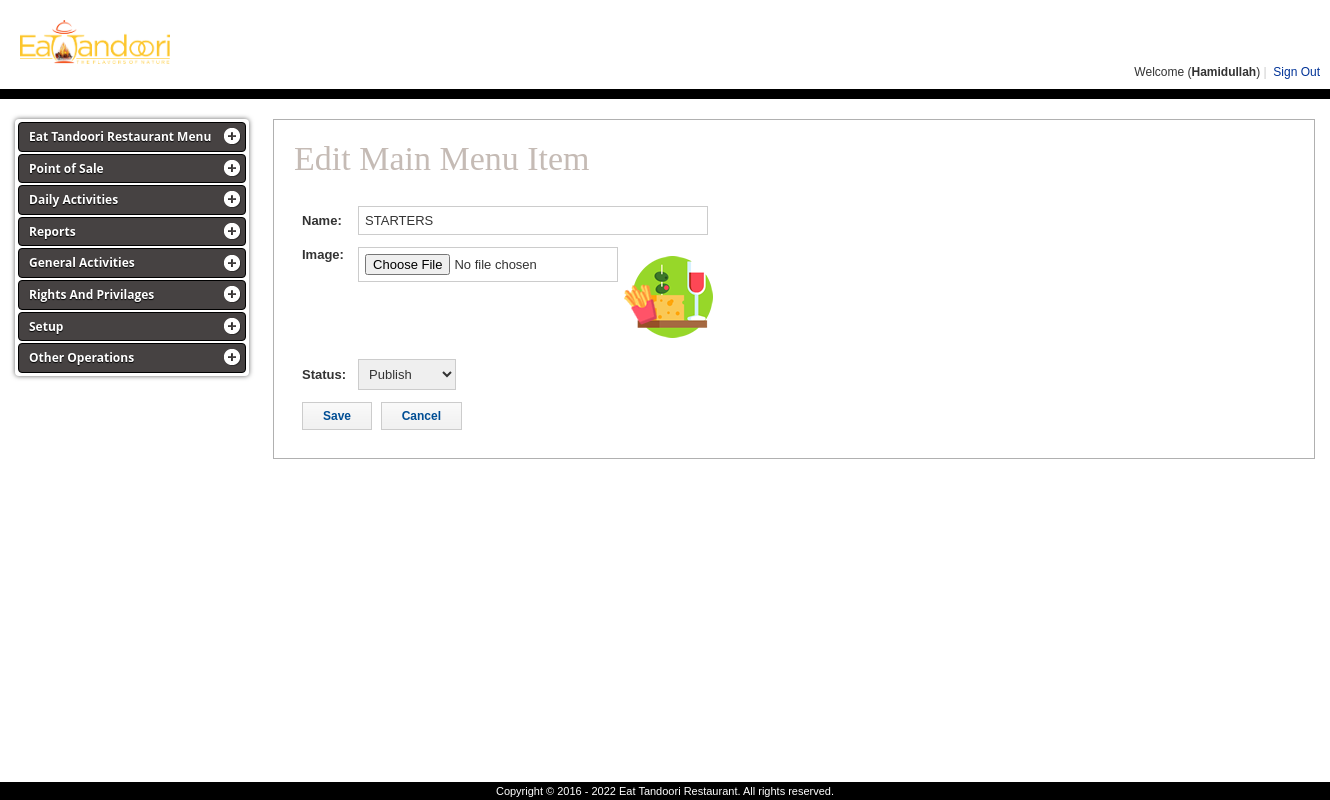
Screenshot of /edit_items.php?id=1 (signed in) with the database file from the repository.
### tables this page shows
CREATE TABLE `items` (
  `item_id` int(11) NOT NULL,
  `item_name` varchar(50) NOT NULL,
  `item_image` varchar(100) NOT NULL,
  `item_status` int(1) NOT NULL DEFAULT '1'
);

### Connections/cn.php (called while the page is built, shortened)
<?php
$org_name="Eat Tandoori Restaurant";
?>

### edit_items.php (the view, shortened to what this page needs)
<?php
include('Connections/cn.php');
require_once('sessions/mysessionscript.php');
$mgtId = $_GET['id'];
$mgtQry = mysqli_query($cn, "select * from items where item_id = '$mgtId'");
while($mgtRow=mysqli_fetch_array($mgtQry))
{
?>
<!DOCTYPE html PUBLIC "-//W3C//DTD XHTML 1.0 Transitional//EN" "http://www.w3.org/TR/xhtml1/DTD/xhtml1-transitional.dtd">
<html xmlns="http://www.w3.org/1999/xhtml">
<head>
    <link href="css/styles.css" type="text/css" rel="stylesheet" />
    <link href="css/jquery-ui.css" type="text/css" rel="stylesheet" />
</head>
<body>
<?php include 'include/header.php' ?>
<div class="admin-greyBg">
    <div class="admin-wrapper">
        <div id="admin-leftNav" class="admin-fLeft">
            <?php include 'include/left_nav.php' ?>
        </div>
        <div id="admin-body" class="admin-fRight">
            <h1>Edit Main Menu Item </h1>
            <form action="edit_items_confirm.php?id=<?php echo $_GET['id']; ?>" method="post" enctype="multipart/form-data" style="margin:0; padding:0;">
                <table border="0" cellspacing="4" cellpadding="4">
                    <tr>
                        <td><strong>Name:</strong></td>
                        <td><input type="text" name="name" id="date" class="admin-inputBox" size="40" value="<?php echo $mgtRow['item_name']; ?>" onkeypress="return validateQty(event);" /></td>
                    </tr>
                    <tr>
                        <td align="left" valign="top"><strong>Image:</strong></td>
                        <td><input type="file" name="file" class="admin-inputBox" accept="image/x-png, image/gif, image/jpeg/"/>
                            <img src="images/items/<?php echo $mgtRow['item_image']; ?>" height="100"  align="right"/></td>
                    </tr>
                    <tr>
                        <td><strong>Status:</strong></td>
                        <td><select name="status" id="status" class="admin-inputBox">
                                <?php
                                if ($mgtRow['item_status']==1)
                                {
                                    ?>
                                    <option value="1" selected="selected">Publish</option>
                                    <?php
                                }
                                ?>
                            </select></td>
                    </tr>
                    <tr>
                        <td colspan="2">
                            <input type="submit" id="submit" class="admin-button" value="Save" />
                            <input type="button" class="admin-button" value="Cancel" onclick="javascript:history.back(1);" />				</td>
                    </tr>
                </table>
            </form>
        </div>
        <br clear="all" />
    </div>
</div>
<?php include 'include/footer.php' ?>
<?php } ?>
</body>
</html>

### include/header.php (shortened to what this page needs)
<div class="admin-header">
	<div class="admin-wrapper">
    	<div class="admin-logo admin-fLeft" style="font-size:38px;">
	<a href="cms.php?mon=<?=Date('m')?>"><img src="images/logo - small.png" width="150"/></a>
		</div>
    	<div class="admin-wcMsg admin-fRight">Welcome (<strong><?php echo $_SESSION['sname']?></strong>)&nbsp;<span>|</span>&nbsp; <a href="logout.php">Sign Out</a></div>
        <br clear="all" />
	</div>
</div>
<div class="admin-blueStrip">&nbsp;</div>

### include/left_nav.php (shortened to what this page needs)
<?php
    $sqlRights = "SELECT
                a.file_name,a.function_name,a.menu_name,a.target,a.menu_head
                FROM
                res_functions a,
                staff_priv b
                WHERE
                a.function_code = b.function_code
                and b.sid = '".$_SESSION['sid']."' order by a.srno asc";
    $result = mysqli_query($cn, $sqlRights);
    $rightsArr = array();
    while($rightsData = mysqli_fetch_assoc($result)){
            $rightsArr[] = $rightsData;
    }
    $finalArr = array();
    foreach($rightsArr as $key => $arr)
        $finalArr[$arr['menu_head']][] = $arr;
?>
<div id="cssmenu">
    <ul>
        <li class="has-sub">
            <a href="#">
                <span><?=$org_name?> Menu</span>
            </a>
        </li>
        <?php
        foreach($finalArr as $key => $arr){
        ?>
        <li class="has-sub">
            <a href="#">
                <span><?=$key?></span>
            </a>
        </li>
        <?php
        }
        ?>
        <li class="has-sub">
            <a href="#">
                <span>Other Operations</span>
            </a>
        </li>
    </ul>
</div>

### include/footer.php
<div class="admin-footer">
	<div class="admin-wrapper">
    	Copyright © 2016 - <?=date('Y')?> <?=$org_name?>. All rights reserved.
	</div>
</div>

### css/styles.css (style rules this page uses)
body { margin:0; padding:0; font-family:Tahoma, Verdana, Arial, Helvetica, sans-serif; font-size:13px; color:#333333; }
.admin-greyBg { background-color:#FFFFFF; padding-bottom:20px; padding-top:20px; }
.admin-blueStrip { display:block; height:10px; background-color:black; }
.admin-wrapper { display:block; width:1300px; margin-left:auto; margin-right:auto; }
a { color:#333333; text-decoration:none; }
.admin-header { display:block; background-color:#FFF; padding:20px 20px 10px 20px; }
.admin-logo { display:block; padding:0 0 0 0; margin:0 0 0 0; font-size:44px; font-weight:normal; font-family:"Times New Roman", Times, serif; color:#C5BBB5; }
.admin-wcMsg { display:block; text-transform:capitalize; padding:45px 0 0 0; margin:0 0 0 0; font-size:12px; font-weight:normal; text-align:right; }
.admin-wcMsg span { color:#CCCCCC; }
.admin-wcMsg a { text-decoration:none; color:#003397; }
.admin-fLeft { float:left; }
.admin-fRight { float:right; }
#admin-body { display:block; background-color:#FFFFFF; border:1px solid #B0B0B0; margin-left:15px; width:1000px; padding:20px; }
#admin-body h1 { display:block; padding:0 0 20px 0; margin:0 0 0 0; font-size:34px; font-weight:normal; font-family:Georgia, "Times New Roman", Times, serif; color:#C5BBB5; }
.admin-footer { display:block; color:#FFFFFF; width:100%; font-size:11px; text-align:center; bottom:0; position:fixed; line-height:18px; background-color:black; }
.admin-inputBox { padding:6px; font-family:Tahoma, Verdana, Arial, Helvetica, sans-serif; font-size:13px; color:#333333; border:1px solid #CCCCCC; }
.admin-button { cursor:pointer; padding:6px 20px 6px 20px; font-family:Tahoma, Verdana, Arial, Helvetica, sans-serif; font-size:12px; color:#004E94; border:1px solid #CCCCCC; font-weight:bold; background-color:#FFFFFF; margin-right:5px; background-image:url(images/btn_bg.gif); background-repeat:repeat-x; }
#cssmenu, #cssmenu ul, #cssmenu li, #cssmenu a { margin: 0; padding: 0; border: 0; list-style: none; font-weight: normal; text-decoration: none; line-height: 1; font-family: 'Open Sans', sans-serif; font-size: 14px; position: relative; }
#cssmenu a { line-height: 1.3; }
#cssmenu { width: 228px; background:#FFFFF; -webkit-border-radius: 4px; -moz-border-radius: 4px; border-radius: 4px; padding: 3px; -moz-box-shadow: 0 0 5px rgba(0, 0, 0, 0.6); -webkit-box-shadow: 0 0 5px rgba(0, 0, 0, 0.6); box-shadow: 0 0 5px rgba(0, 0, 0, 0.6); float:left; }
#cssmenu > ul > li { margin: 0 0 2px 0; }
#cssmenu > ul > li:last-child { margin: 0; }
#cssmenu > ul > li > a { font-size:12px; display: block; color: #ffffff; text-shadow: 0 1px 1px #000; background-color: #464242; border: 1px solid #000; -webkit-border-radius: 4px; -moz-border-radius: 4px; border-radius: 4px; }
#cssmenu > ul > li > a > span { display: block; padding: 6px 10px; -webkit-border-radius: 4px; -moz-border-radius: 4px; border-radius: 4px; font-weight: bold; }
#cssmenu > ul > li.has-sub > a span { background: url(../images/icon_plus.png) 98% center no-repeat; }

### rows the page displays
items: key "Point of Sale", key "Daily Activities", key "Reports", key "General Activities", key "Rights And Privilages", key "Setup", name "STARTERS", item_image (picture), status "Publish"
